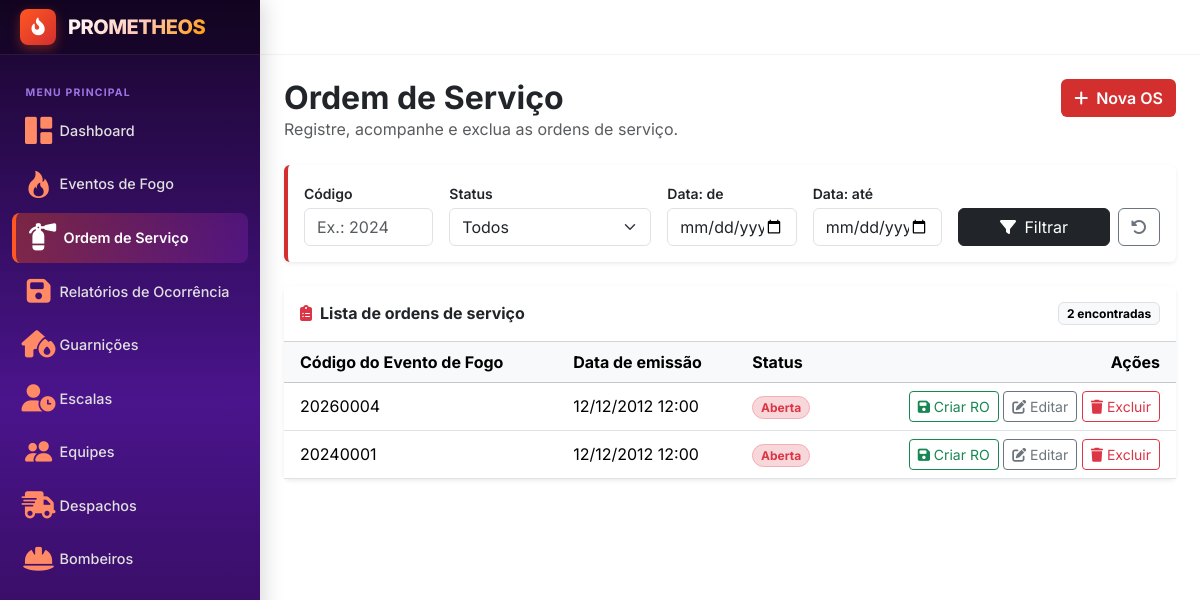
The page /ordemServico/ on the database its author committed.
### evento_fogo/models.py (models this page shows, shortened)
class OrdemServico(models.Model):
    id = models.IntegerField(primary_key=True)
    id_evento_fogo = models.OneToOneField(EventoFogo, on_delete=models.CASCADE)
    data_emissao = models.DateTimeField()
    estatus = models.CharField(choices=Estatus, default=Estatus.ABERTA)
    @property
    def codigoFogo(self):
           if self.id_evento_fogo:
                  return self.id_evento_fogo.codigo
           return None

class EventoFogo(models.Model):
    codigo = models.IntegerField()
    id = models.IntegerField(primary_key=True)
    data_registro = models.DateTimeField()
    longitude = models.IntegerField()
    latitude = models.IntegerField()
    class estatus(models.TextChoices):
        ABERTO = "ABERTO"
        COMBATE = "COMBATE"
        ENCERRADO = "ENCERRADO"
    estatus = models.CharField(choices=estatus, default=estatus.ABERTO)
    descricao = models.CharField(max_length=200)

### evento_fogo/views.py (the view)
# urls.py: path('ordemServico/', fogoViews.ordemServico, name='ordemServico'),
def ordemServico(request):
    ordens = OrdemServico.objects.all().order_by("-data_emissao")
    filtros = {
        "codigo" : request.GET.get("codigo", ""),
        "estatus" : request.GET.get("estatus", ""),
        "data_inicio" : request.GET.get("data_inicio", ""),
        "data_fim" : request.GET.get("data_fim", "")
    }
    if filtros["codigo"]:
        ordens = ordens.filter(id_evento_fogo__codigo=filtros["codigo"])
    if filtros["estatus"]:
        ordens = ordens.filter(estatus=filtros["estatus"])
    if filtros["data_inicio"]:
        ordens = ordens.filter(data_registro__date__gte=filtros["data_inicio"])
    if filtros["data_fim"]:
        ordens = ordens.filter(data_registro__date__lte=filtros["data_fim"])
    contexto = {
            "ordens" : ordens,
            "filtros" : filtros,
            "estatus_opcoes" : OrdemServico._meta.get_field("estatus").choices
        }
    return render(request, 'evento_fogo/ordemServico.html', contexto)

### templates/evento_fogo/ordemServico.html (shortened to what this page needs)
{% extends "layout.html" %}
{% block content %}
<div class="d-flex flex-wrap align-items-start justify-content-between gap-3 mb-4">
    <div>
        <h1 class="h2 fw-bold mb-0">Ordem de Serviço</h1>
        <p class="text-muted mb-0">Registre, acompanhe e exclua as ordens de serviço.</p>
    </div>
    <a href="{% url 'adicionaOrdemServico' %}" class="btn text-white fw-semibold" style="background-color: #D32F2F;">
        <i class="fa-solid fa-plus me-1"></i> Nova OS
    </a>
</div>
<div class="card border-0 shadow-sm mb-4" style="border-left: 4px solid #D32F2F !important;">
    <div class="card-body p-3">
        <form method="get" class="row g-3 align-items-end">
            <div class="col-12 col-md-2">
                <label for="filtro-codigo" class="form-label small fw-semibold mb-1">Código</label>
                <input type="text" class="form-control" id="filtro-codigo" name="codigo"
                       placeholder="Ex.: 2024" value="{{ filtros.codigo }}">
            </div>
            <div class="col-12 col-md-3">
                <label for="filtro-estatus" class="form-label small fw-semibold mb-1">Status</label>
                <select class="form-select" id="filtro-estatus" name="estatus">
                    <option value="">Todos</option>
                </select>
            </div>
            <div class="col-12 col-md-2">
                <label for="filtro-inicio" class="form-label small fw-semibold mb-1">Data: de</label>
                <input type="date" class="form-control" id="filtro-inicio" name="data_inicio" value="{{ filtros.data_inicio }}">
            </div>
            <div class="col-12 col-md-2">
                <label for="filtro-fim" class="form-label small fw-semibold mb-1">Data: até</label>
                <input type="date" class="form-control" id="filtro-fim" name="data_fim" value="{{ filtros.data_fim }}">
            </div>
            <div class="col-12 col-md-3 d-flex gap-2">
                <button type="submit" class="btn btn-dark w-100">
                    <i class="fa-solid fa-filter me-1"></i> Filtrar
                </button>
                <a href="{% url 'ordemServico' %}" class="btn btn-outline-secondary" title="Limpar filtros" aria-label="Limpar filtros">
                    <i class="fa-solid fa-rotate-left"></i>
                </a>
            </div>
        </form>
    </div>
</div>
<div class="card border-0 shadow-sm">
    <div class="card-header bg-white d-flex align-items-center justify-content-between py-3">
        <h2 class="h6 fw-bold mb-0">
            <i class="fa-solid fa-clipboard-list text-danger me-2"></i>Lista de ordens de serviço
        </h2>
        <span class="badge text-bg-light border">{{ ordens|length }} encontrada{{ ordens|length|pluralize }}</span>
    </div>
    <div class="table-responsive">
        <table class="table table-hover align-middle mb-0">
            <thead class="table-light">
                <tr>
                    <th scope="col" class="ps-3">Código do Evento de Fogo</th>
                    <th scope="col">Data de emissão</th>
                    <th scope="col">Status</th>
                    <th scope="col" class="text-end pe-3">Ações</th>
                </tr>
            </thead>
            <tbody>
                {% for ordem in ordens %}
                <tr>
                    <td class="ps-3">{{ ordem.codigoFogo }}</td>
                    <td>{{ ordem.data_emissao|date:"d/m/Y H:i" }}</td>
                    <td>
                        {% if ordem.estatus == "ABERTA" %}
                        <span class="badge bg-danger-subtle text-danger border border-danger-subtle rounded-pill">{{ ordem.get_estatus_display }}</span>
                        {% else %}
                        <span class="badge bg-secondary-subtle text-secondary border border-secondary-subtle rounded-pill">{{ ordem.get_estatus_display }}</span>
                        {% endif %}
                    </td>
                    <td class="text-end pe-3 text-nowrap">
                        <a href="#" class="btn btn-sm btn-outline-success"
                           title="Criar despacho" aria-label="Criar despacho para a OS {{ ordem.id }}">
                            <i class="fa-solid fa-floppy-disk"></i> Criar RO
                        </a>
                        <a href="{% url 'editaOrdemServico' ordem.pk %}" class="btn btn-sm btn-outline-secondary"
                           title="Editar" aria-label="Editar OS {{ ordem.id }}">
                            <i class="fa-solid fa-pen-to-square"></i> Editar
                        </a>
                        <a href="{% url 'excluirOrdemServico' ordem.pk %}" class="btn btn-sm btn-outline-danger"
                           onclick="return confirm('Excluir a ordem de serviço?');"
                           title="Excluir" aria-label="Excluir OS {{ ordem.id }}">
                            <i class="fa-solid fa-trash"></i> Excluir
                        </a>
                    </td>
                </tr>
                {% endfor %}
            </tbody>
        </table>
    </div>
</div>
{% endblock %}

### templates/layout.html (style rules this page uses)
:root { --fire-red-dark: #D32F2F; --fire-red-primary: #E64A19; --fire-orange: #FF5722; --fire-amber: #FF9800; --purple-dark: #18052B; --purple-mid: #4A148C; --purple-light: #7B1FA2; --bg-main: #ffffff; --sidebar-width: 260px; --sidebar-collapsed-width: 80px; --topbar-height: 55px; }
body { font-family: 'Inter', -apple-system, BlinkMacSystemFont, "Segoe UI", Roboto, sans-serif; background-color: var(--bg-main); color: #212529; overflow-x: hidden; margin: 0; padding: 0; }

### rows shown on the page
OrdemServico: codigoFogo "20260004", data_emissao "12/12/2012 12:00", estatus "Aberta"
OrdemServico: codigoFogo "20240001", data_emissao "12/12/2012 12:00", estatus "Aberta"

### other values the page prints
{{ ordens|length }} "2"
